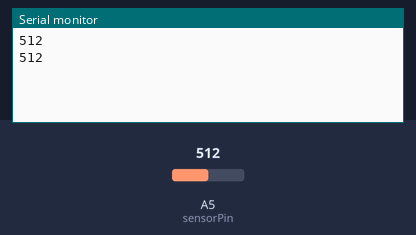
Simulated run of this sketch. Board: Arduino Uno, built with avr-gcc and run on an emulated ATmega328P. On the bench: the last lines printed to the serial monitor. The inputs (shaded band) are chosen by the test bench; at power-on: A5 (sensorPin) = 512.

Above: at 1.8 s.
1.9 s: A5 (sensorPin) set to 716
At 2.8 s:
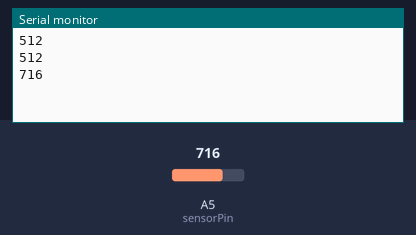
3.4 s: A5 (sensorPin) set to 900
At 4.5 s:
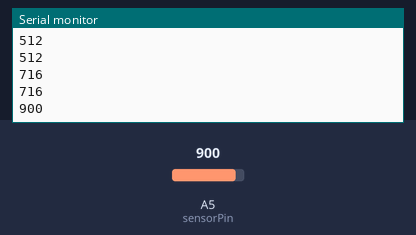
Timing chart, 0 to 6.4 s (numbered marks = the images above; inputs shaded):
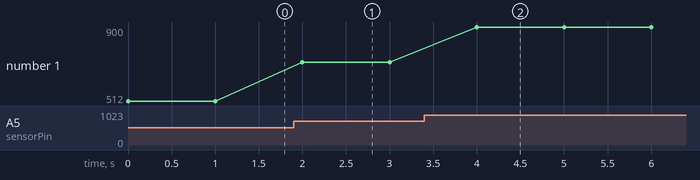

Measured:
- after the input at 1.9 s, the serial monitor: prints a new line after 0.10 s (image 1)
- after the input at 3.4 s, the serial monitor: prints a new line after 0.60 s (image 2)
- plotted number 1: 512 → 716 after the input at 1.9 s, 716 → 900 after the input at 3.4 s

The sketch:

Analog_Temp.ino
```cpp
//Calibrer valeur pour avoir une température en degrès Celcius
//https://sites.google.com/site/summerfuelrobots/arduino-sensor-tutorials/analogue-temperature-sensor


int sensorPin = A5; // select the input pin for the potentiometer
int sensorValue = 0;

void setup() {
  // put your setup code here, to run once:
Serial.begin(9600);

}

void loop() {
  // put your main code here, to run repeatedly:
sensorValue = analogRead(sensorPin);
Serial.println(sensorValue, DEC);
delay(1000);
}
```
